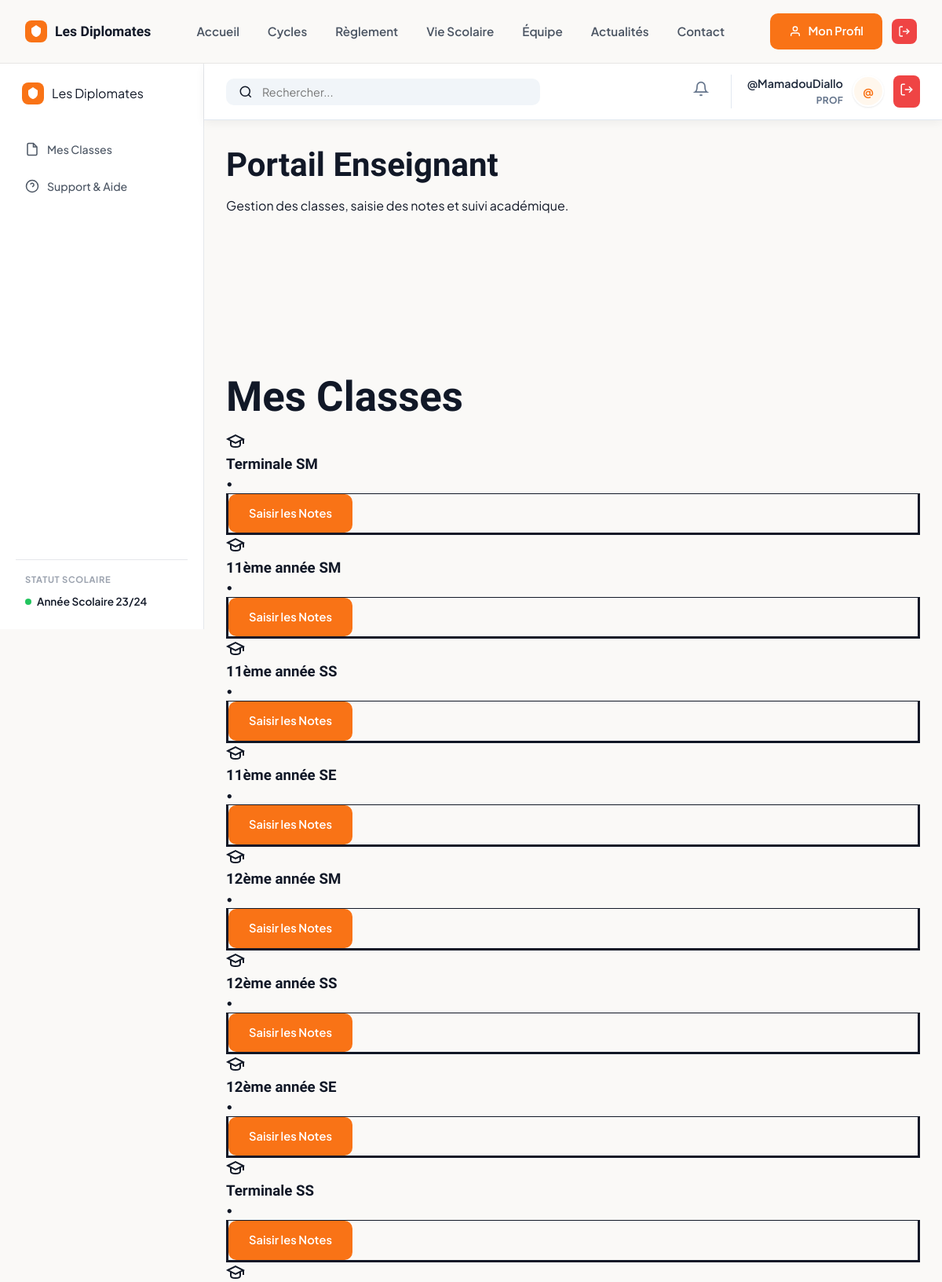
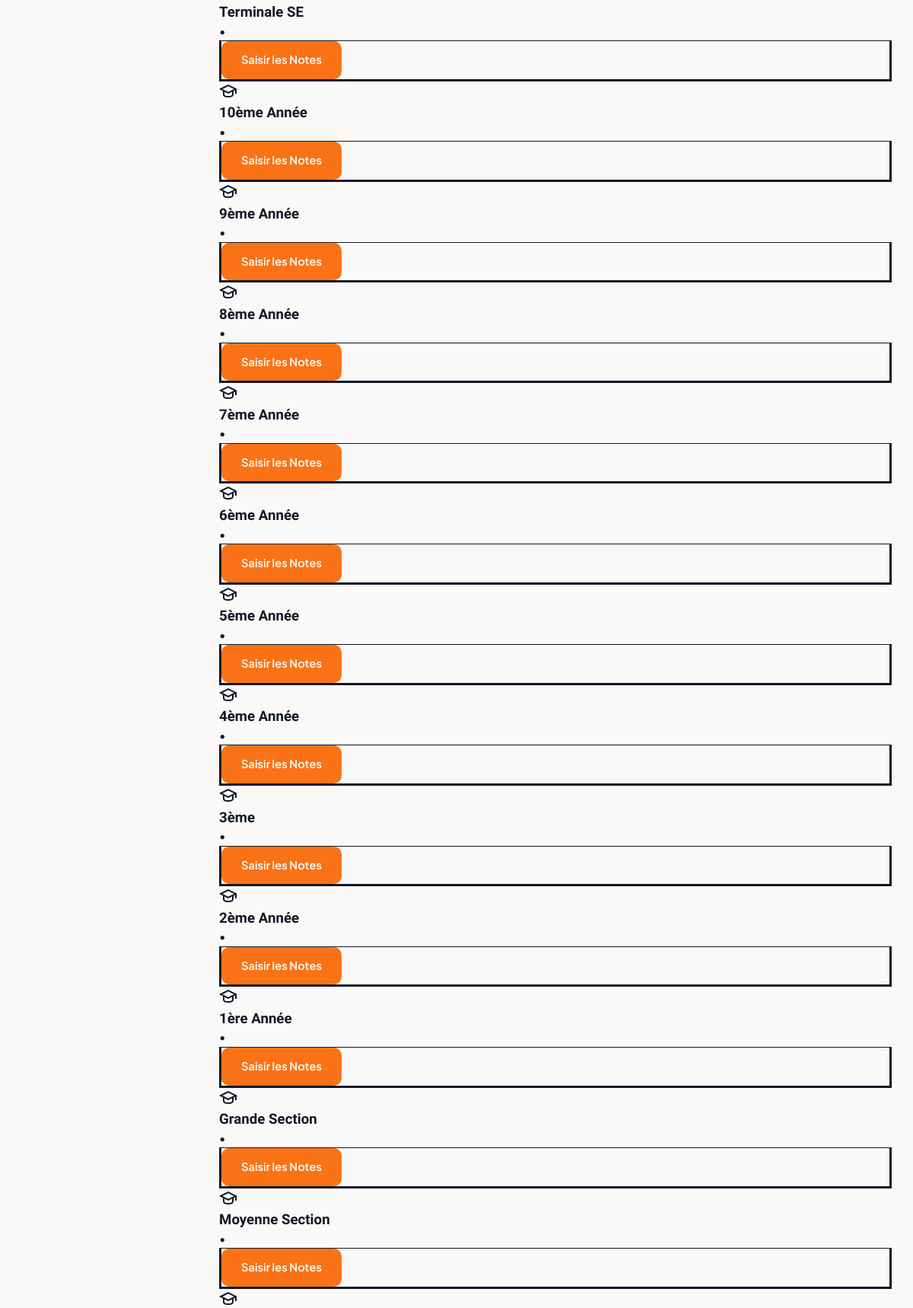
Page /notes/classes/ (signed in, upper part) on the committed database (2 pictures, top to bottom).
### apps/accounts/models.py (models this page shows, shortened)
class CustomUser(AbstractUser):
    class Role(models.TextChoices):
        ADMIN = 'ADMIN', _('Administrateur')
        FINANCE = 'FINANCE', _('Finance / Comptabilité')
        PROFESSEUR = 'PROF', _('Professeur')
        PARENT = 'PARENT', _('Parent')
        ELEVE = 'ELEVE', _('Élève')
    role = models.CharField(
        max_length=15,
        choices=Role.choices,
        default=Role.ELEVE,
        verbose_name=_('Rôle utilisateur')
    )
    telephone = models.CharField(
        max_length=20,
        blank=True,
        verbose_name=_('Téléphone')
    )
    def is_admin(self):
        return self.role == self.Role.ADMIN or self.is_superuser
    def is_professeur(self):
        return self.role == self.Role.PROFESSEUR

### apps/eleves/models.py (models this page shows, shortened)
class Classe(models.Model):
    BRANCHE_CHOICES = [
        ('SM', 'Sciences Mathématiques'),
        ('SS', 'Sciences Sociales'),
        ('SE', 'Sciences Expérimentales'),
        ('GEN', 'Général'),
    ]
    nom = models.CharField(max_length=50, unique=True, verbose_name=_("Nom de la classe"))
    niveau_scolaire = models.ForeignKey(NiveauScolaire, on_delete=models.PROTECT, related_name='classes', null=True)
    branche = models.CharField(max_length=20, choices=BRANCHE_CHOICES, default='GEN')
    annee_scolaire = models.CharField(max_length=9, default='2023-2024')
    frais_mensuel_attendu = models.DecimalField(max_digits=10, decimal_places=0, default=0, help_text="Montant en GNF")

### apps/notes/views.py (the view)
# urls.py: path('classes/', views.liste_classes, name='liste_classes'),
@login_required
@academique_required
def liste_classes(request):
    classes = Classe.objects.all()
    return render(request, 'dashboards/prof/index.html', {'classes': classes})

### apps/accounts/permissions.py (called while the page is built)
def academique_required(view_func):
    return user_passes_test(lambda u: u.is_authenticated and (u.is_admin() or u.is_professeur()))(view_func)

### templates/dashboards/prof/index.html (shortened to what this page needs)
{% extends 'base.html' %}
{% load static %}
{% block body_class %}admin-layout{% endblock %}
{% block content %}
<div class="admin-wrapper">
    {% include 'includes/sidebar_admin.html' %}
    <div class="admin-main">
        {% block topbar %}
        {% include 'includes/topbar_admin.html' %}
        {% endblock %}
        <div class="admin-content">
            <div class="page-header">
                <div class="header-left">
                    <h1>Portail Enseignant</h1>
                    <p>Gestion des classes, saisie des notes et suivi académique.</p>
                </div>
            </div>
            <div class="kpi-grid mb-8">
            </div>
            <div class="section-title mb-6">
                <h2>Mes Classes</h2>
            </div>
            <div class="classes-grid">
                {% for c in classes %}
                <div class="feature-card">
                    <div class="feature-icon orange-bg text-white">
                        <svg width="24" height="24" viewBox="0 0 24 24" fill="none" stroke="currentColor"
                            stroke-width="2">
                            <path d="M22 10v6M2 10l10-5 10 5-10 5z" />
                            <path d="M6 12v5c0 2 2 3 6 3s6-1 6-3v-5" />
                        </svg>
                    </div>
                    <h3>{{ c.nom }}</h3>
                    <p class="text-gray mb-4">{{ c.salle }} • {{ c.niveau }}</p>
                    <div class="card-actions mt-4 border-t pt-4">
                        <a href="{% url 'notes:saisie' id=c.id %}" class="btn btn-primary flex-1 text-center">Saisir les
                            Notes</a>
                    </div>
                </div>
                {% empty %}
                <div class="empty-state">
                    <p>Aucune classe trouvée.</p>
                </div>
                {% endfor %}
            </div>
        </div>
    </div>
</div>
{% endblock %}

### templates/includes/topbar_admin.html (shortened to what this page needs)
<header class="admin-topbar">
    <div class="topbar-search">
        <svg width="18" height="18" viewBox="0 0 24 24" fill="none" stroke="currentColor" stroke-width="2">
            <circle cx="11" cy="11" r="8" />
            <line x1="21" y1="21" x2="16.65" y2="16.65" />
        </svg>
        <input type="text" placeholder="Rechercher...">
    </div>
    <div class="topbar-actions">
        <a href="{% url 'notifications:notifications_list' %}" class="icon-btn">
            <svg width="20" height="20" viewBox="0 0 24 24" fill="none" stroke="currentColor" stroke-width="2">
                <path d="M18 8A6 6 0 0 0 6 8c0 7-3 9-3 9h18s-3-2-3-9" />
                <path d="M13.73 21a2 2 0 0 1-3.46 0" />
            </svg>
        </a>
        <div class="topbar-user">
            <div class="user-info">
                <span class="user-name">{{ user.get_full_name|default:user.username }}</span>
                <span class="user-role">{{ user_role|default:user.role }}</span>
            </div>
            <div class="avatar-sm">
                {{ user.username.0|upper }}
            </div>
            <a href="{% url 'accounts:logout' %}" class="btn-danger-small">
                <svg width="18" height="18" viewBox="0 0 24 24" fill="none" stroke="currentColor" stroke-width="2">
                    <path d="M9 21H5a2 2 0 0 1-2-2V5a2 2 0 0 1 2-2h4" />
                    <polyline points="16,17 21,12 16,7" />
                    <line x1="21" y1="12" x2="9" y2="12" />
                </svg>
            </a>
        </div>
    </div>
</header>

### static/css/style.css (style rules this page uses)
:root { --orange: #F97316; --orange-dark: #ea6c0a; --orange-light: #FFF7ED; --orange-pale: #FEF3C7; --dark: #111827; --gray-800: #1f2937; --gray-600: #4b5563; --gray-400: #9ca3af; --gray-200: #e5e7eb; --gray-100: #f3f4f6; --bg: #FAF9F7; --white: #ffffff; --green: #22c55e; --red: #ef4444; --radius: 12px; --radius-lg: 20px; --shadow-sm: 0 1px 3px rgba(0, 0, 0, .06), 0 1px 2px rgba(0, 0, 0, .04); --shadow: 0 4px 16px rgba(0, 0, 0, .08); --shadow-lg: 0 12px 40px rgba(0, 0, 0, .12); --font-display: 'Sora', sans-serif; --font-body: 'Plus Jakarta Sans', sans-serif; --transition: .3s cubic-bezier(0.4, 0, 0.2, 1); }
.mb-8 { margin-bottom: 32px; }
.border-t { border-top-width: 1px; border-style: solid; }
*, *::before, *::after { box-sizing: border-box; margin: 0; padding: 0; }
html { scroll-behavior: smooth; }
body { font-family: var(--font-body); background: var(--bg); color: var(--dark); line-height: 1.6; -webkit-font-smoothing: antialiased; }
a { text-decoration: none; color: inherit; }
input, select, textarea { font-family: var(--font-body); }
h1, h2, h3, h4 { font-family: var(--font-display); font-weight: 700; line-height: 1.2; }
.btn { display: inline-flex; align-items: center; gap: 8px; padding: 11px 24px; border-radius: 10px; font-weight: 600; font-size: .92rem; transition: all var(--transition); cursor: pointer; }
.btn-primary { background: var(--orange); color: white; border: 2px solid var(--orange); }
.section-title { font-size: 2.2rem; margin-bottom: 12px; }
.page-header { margin-bottom: 40px; }
.page-header h1 { font-size: clamp(2rem, 3.5vw, 3rem); color: var(--dark); margin-bottom: 14px; }
.admin-layout { background: var(--bg); }
.admin-wrapper { display: flex; min-height: 100vh; }
.admin-main { flex: 1; min-width: 0; display: flex; flex-direction: column; }
.admin-topbar { display: flex; align-items: center; justify-content: space-between; padding: 16px 28px; background: white; border-bottom: 1px solid var(--gray-200); position: sticky; top: 80px; z-index: 800; box-shadow: 0 4px 12px rgba(0, 0, 0, .05); }
.topbar-actions { display: flex; align-items: center; gap: 12px; }
.topbar-search { display: flex; align-items: center; gap: 8px; background: var(--gray-100); border-radius: 10px; padding: 8px 14px; flex: 1; max-width: 300px; }
.topbar-search input { background: none; border: none; outline: none; font-size: .88rem; flex: 1; }
.topbar-user { display: flex; align-items: center; gap: 12px; margin-left: auto; }
.avatar-sm { width: 40px; height: 40px; background: var(--orange-light); color: var(--orange); border-radius: 50%; display: flex; align-items: center; justify-content: center; font-size: .9rem; font-weight: 700; border: 2px solid white; box-shadow: var(--shadow-sm); }
.btn-danger-small { padding: 8px; border-radius: 8px; background: var(--red); color: white; transition: all var(--transition); }
.admin-content { padding: 32px 28px; }
.kpi-grid { display: grid; grid-template-columns: repeat(3, 1fr); gap: 20px; margin-bottom: 28px; }

### templates/includes/topbar_admin.html (style rules this page uses)
.admin-topbar { display: flex; align-items: center; justify-content: space-between; padding: 0 28px; height: 72px; background: white; border-bottom: 1px solid #e2e8f0; position: sticky; top: 0; z-index: 900; }
.topbar-search { display: flex; align-items: center; gap: 12px; background: #f1f5f9; padding: 8px 16px; border-radius: 10px; flex: 1; max-width: 400px; }
.topbar-search input { border: none; background: none; outline: none; width: 100%; font-size: 0.9rem; }
.topbar-actions { display: flex; align-items: center; gap: 20px; }
.icon-btn { position: relative; background: none; border: none; padding: 8px; color: #64748b; cursor: pointer; transition: color 0.2s; }
.topbar-user { display: flex; align-items: center; gap: 12px; border-left: 1px solid #e2e8f0; padding-left: 20px; }
.user-info { display: flex; flex-direction: column; text-align: right; }
.user-name { font-weight: 600; font-size: 0.9rem; color: #1e293b; }
.user-role { font-size: 0.75rem; color: #64748b; text-transform: uppercase; font-weight: 700; letter-spacing: 0.02em; }

### rows in the picture
CustomUser: get_full_name "@MamadouDiallo", role "PROF", username.0 "@"
Classe: nom "Terminale SM"
Classe: nom "11ème année SM"
Classe: nom "11ème année SS"
Classe: nom "11ème année SE"
Classe: nom "12ème année SM"
Classe: nom "12ème année SS"
Classe: nom "12ème année SE"
Classe: nom "Terminale SS"
Classe: nom "Terminale SE"
Classe: nom "10ème Année"
Classe: nom "9ème Année"
Classe: nom "8ème Année"
Classe: nom "7ème Année"
Classe: nom "6ème Année"
Classe: nom "5ème Année"
Classe: nom "4ème Année"
Classe: nom "3ème"
Classe: nom "2ème Année"
Classe: nom "1ère Année"
Classe: nom "Grande Section"
Classe: nom "Moyenne Section"
